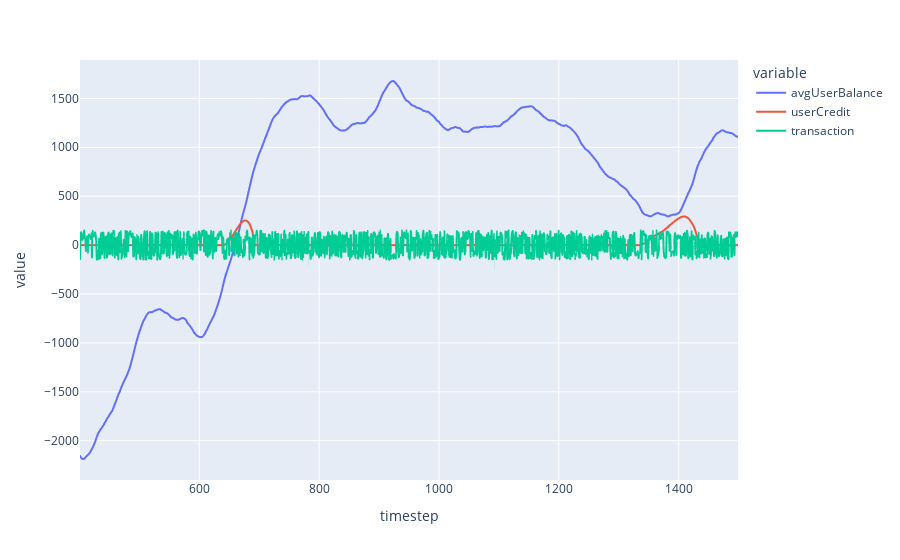

This figure's notebook cell:
### Code cell
pd.options.plotting.backend = "plotly"

# plot something else by querying the dataframe
fig_df = df.query('run == 1')
# fig_df = df

fig_df.plot(
    kind='line',
    x='timestep',
    y=['avgUserBalance', 'userCredit', 'transaction']
)

### Figure 1 — Plotly figure (JSON) as saved in the notebook; plotly's stock layout.template omitted (floating-point values rounded to 4 significant figures; data arrays with more than 128 entries replaced by an {"elided": "..."} marker saying what was removed)
{"data": [{"hovertemplate": "variable=avgUserBalance<br>timestep=%{x}<br>value=%{y}<extra></extra>", "legendgroup": "avgUserBalance", "line": {"color": "#636efa", "dash": "solid"}, "mode": "lines", "name": "avgUserBalance", "showlegend": true, "type": "scattergl", "x": {"elided": "1099 int values"}, "xaxis": "x", "y": {"elided": "1099 float values"}, "yaxis": "y"}, {"hovertemplate": "variable=userCredit<br>timestep=%{x}<br>value=%{y}<extra></extra>", "legendgroup": "userCredit", "line": {"color": "#EF553B", "dash": "solid"}, "mode": "lines", "name": "userCredit", "showlegend": true, "type": "scattergl", "x": {"elided": "1099 int values"}, "xaxis": "x", "y": {"elided": "1099 int values"}, "yaxis": "y"}, {"hovertemplate": "variable=transaction<br>timestep=%{x}<br>value=%{y}<extra></extra>", "legendgroup": "transaction", "line": {"color": "#00cc96", "dash": "solid"}, "mode": "lines", "name": "transaction", "showlegend": true, "type": "scattergl", "x": {"elided": "1099 int values"}, "xaxis": "x", "y": {"elided": "1099 int values"}, "yaxis": "y"}], "layout": {"legend": {"title": {"text": "variable"}, "tracegroupgap": 0}, "margin": {"t": 60}, "xaxis": {"anchor": "y", "domain": [0, 1], "title": {"text": "timestep"}}, "yaxis": {"anchor": "x", "domain": [0, 1], "title": {"text": "value"}}}}
